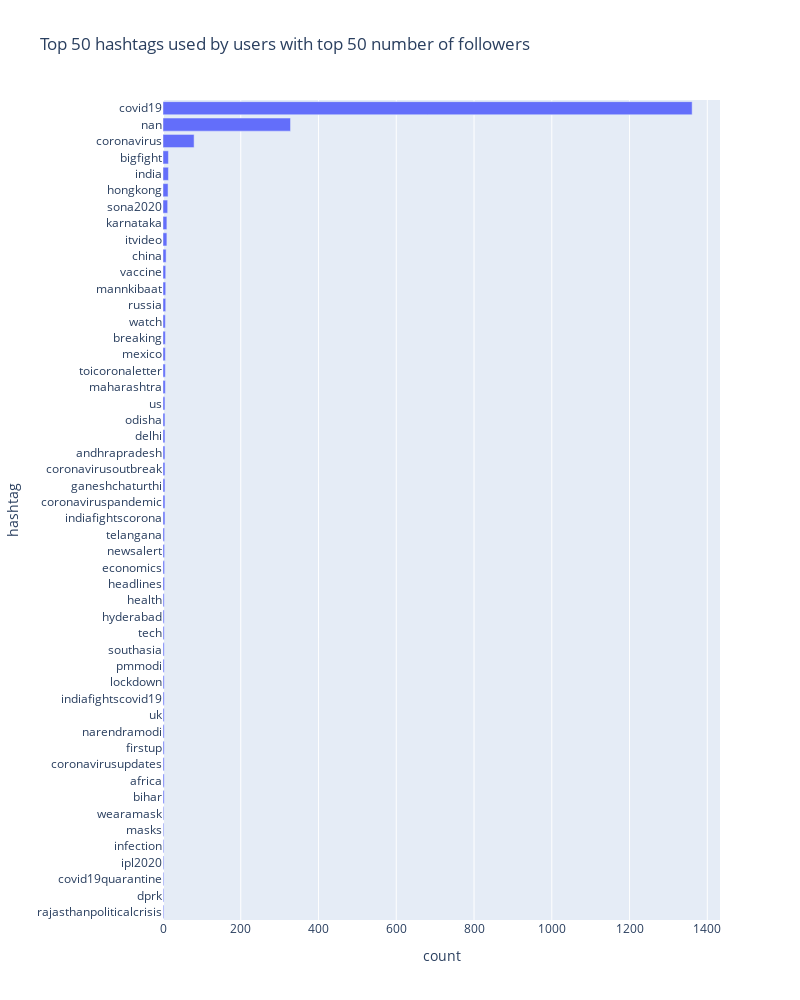

Notebook source saved alongside this figure:
### Code cell
most_influential_users_data = pd.merge(split_hashtags_data, user_followers_count.head(50), on='user_name', how='inner')
most_influential_users_hashtag_counts = most_influential_users_data['hashtag'].value_counts().reset_index()
most_influential_users_hashtag_counts.columns = ['hashtag', 'count']
most_influential_users_hashtag_counts = most_influential_users_hashtag_counts.sort_values(['count'], ascending=False)
fig = px.bar(
    most_influential_users_hashtag_counts.head(50).sort_values(['count'], ascending=True), 
    x="count", 
    y='hashtag', 
    orientation='h', 
    title='Top 50 hashtags used by users with top 50 number of followers', 
    width=800, 
    height=1000
)
fig.show()

### Figure 1 — Plotly figure (JSON) as saved in the notebook; plotly's stock layout.template omitted (floating-point values rounded to 4 significant figures)
{"data": [{"alignmentgroup": "True", "hovertemplate": "count=%{x}<br>hashtag=%{y}<extra></extra>", "legendgroup": "", "marker": {"color": "#636efa"}, "name": "", "offsetgroup": "", "orientation": "h", "showlegend": false, "textposition": "auto", "type": "bar", "x": [2, 2, 2, 2, 2, 2, 2, 3, 3, 3, 3, 3, 3, 3, 3, 3, 3, 3, 3, 3, 4, 4, 4, 4, 5, 5, 5, 5, 5, 5, 5, 5, 6, 6, 6, 6, 6, 7, 7, 7, 8, 10, 10, 12, 13, 14, 14, 80, 328, 1361], "xaxis": "x", "y": ["rajasthanpoliticalcrisis", "dprk", "covid19quarantine", "ipl2020", "infection", "masks", "wearamask", "bihar", "africa", "coronavirusupdates", "firstup", "narendramodi", "uk", "indiafightscovid19", "lockdown", "pmmodi", "southasia", "tech", "hyderabad", "health", "headlines", "economics", "newsalert", "telangana", "indiafightscorona", "coronaviruspandemic", "ganeshchaturthi", "coronavirusoutbreak", "andhrapradesh", "delhi", "odisha", "us", "maharashtra", "toicoronaletter", "mexico", "breaking", "watch", "russia", "mannkibaat", "vaccine", "china", "itvideo", "karnataka", "sona2020", "hongkong", "india", "bigfight", "coronavirus", "nan", "covid19"], "yaxis": "y"}], "layout": {"barmode": "relative", "height": 1000, "legend": {"tracegroupgap": 0}, "title": {"text": "Top 50 hashtags used by users with top 50 number of followers"}, "width": 800, "xaxis": {"anchor": "y", "domain": [0, 1], "title": {"text": "count"}}, "yaxis": {"anchor": "x", "domain": [0, 1], "title": {"text": "hashtag"}}}}
